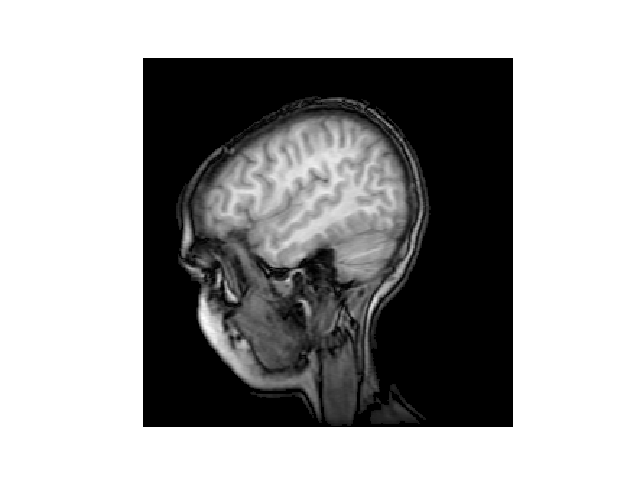

Write the Python code that produced this figure.
import matplotlib.pyplot as plt
import matplotlib.cbook as cbook
import matplotlib.cm as cm
import numpy as np


# Data are 256x256 16 bit integers
with cbook.get_sample_data('s1045.ima.gz') as dfile:
    im = np.fromstring(dfile.read(), np.uint16).reshape((256, 256))

fig, ax = plt.subplots(num = "MRI_demo")
ax.imshow(im, cmap = cm.gray)
ax.axis('off')

plt.savefig('MRI.png')
plt.show()

# source : https://matplotlib.org/devdocs/gallery/specialty_plots/mri_demo.html#sphx-glr-gallery-specialty-plots-mri-demo-py